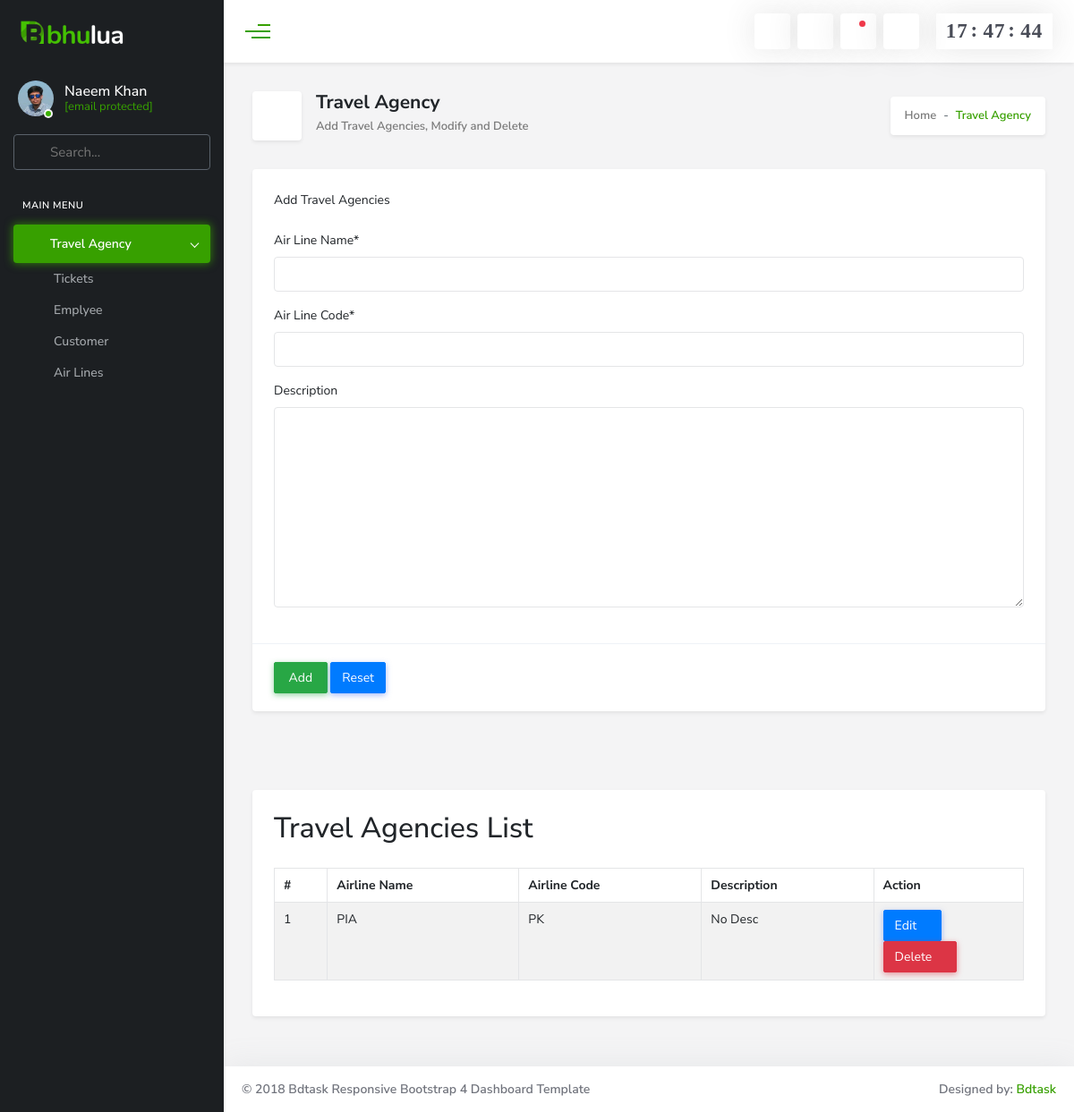
Screenshot of /ticket/airline with the database file from the repository.
### tickit/models.py (models this page shows, shortened)
class Airline(models.Model):
    aname = models.CharField(max_length=50)
    airlinecode = models.CharField(max_length=5)
    description = models.TextField()

### tickit/views.py (the view)
# urls.py: path("airline", views.airlineadd, name="airlineadd"),
def airlineadd(request):
    if request.method=='POST':
        airlineform = AirlineForm(request.POST)
        if airlineform.is_valid():
            airlineform.save()
            messages.success(request,'airline has been saved!')
            return redirect('airlineadd')
    else:
         airlineform = AirlineForm()
    airlinedata = Airline.objects.all()
    context = {
        'airlineform': airlineform,
        'airlinedata': airlinedata
    }
    return render(request,'ticket/airline.html', context)

### tickit/forms.py
class AirlineForm(forms.ModelForm):
    aname = forms.CharField(label='Air Line Name', max_length=length, required=True)
    airlinecode = forms.CharField(label='Air Line Code', max_length=5, required=True)
    description = forms.CharField(
        label='Description',
        max_length=length,
        required=False,
        widget=forms.Textarea
    )
    class Meta:
        model = Airline
        fields = [
            'aname',
            'airlinecode',
            'description'
        ]

### templates/ticket/airline.html (shortened to what this page needs)
            {% extends 'master.html' %}
            {% load crispy_forms_tags %}
            {% load static %}
          {% block pagename %}
                Travel Agency
          {% endblock  %}</h1>
          {% block pagenaeMessage %}
                Add Travel Agencies, Modify and Delete
          {% endblock  %}</h1>
            {% block body %}
                    <div class="body-content">
                        <form method="POST" id="ticketform" noValidate>
                            <div class="card mb-4">
                                <div class="card-body">
                                    <p class="mb-4">Add Travel Agencies</p>
                                    {{ airlineform|crispy }}
                                </div>
                                <div class="card-footer">
                                    <input type="submit" value=" Add " class="btn btn-success">
                                    <input type="reset" class="btn btn-primary">
                                </div>
                            </div>
                        </form>
                    </div>
                    <div class="body-content">
                        <div class="card mb-4">
                            <div class="card-body">
                                <h2 class="mb-4">Travel Agencies List</h2>
                                <div class="table-responsive">
                                    <table class="table display table-bordered table-striped table-hover basic">
                                        <thead>
                                            <tr>
                                                <th>#</th>
                                                <th>Airline Name</th>
                                                <th>Airline Code</th>
                                                <th>Description</th>
                                                <th>Action</th>
                                            </tr>
                                        </thead>
                                        <tbody>
                                        {% for airline in airlinedata %}
                                            <tr>
                                                <td>{{ forloop.counter }}</td>
                                                 <td>{{ airline.aname }}</td>
                                                  <td>{{ airline.airlinecode }}</td>
                                                <td>{{ airline.description }}</td>
                                                <td width="20%">
                                                <a class="btn btn-primary" href="{% url 'airlineedit' pk=airline.pk %}"> Edit <i class="fas fa-edit"></i> </a>
                                                <a class="btn btn-danger" onclick="return confirm('are sure to delete {{airline.cname}}')" href="{% url 'airlinedelete' pk=airline.pk %}"> Delete <i class="fas fa-trash-alt"></i> </a>
                                                </td>
                                            </tr>
                                        {% endfor %}
                                        </tbody>
                                    </table>
                                </div>
                            </div>
                        </div>
{% endblock body %}

### rows the page displays
Airline: aname "PIA", airlinecode "PK", description "No Desc"
